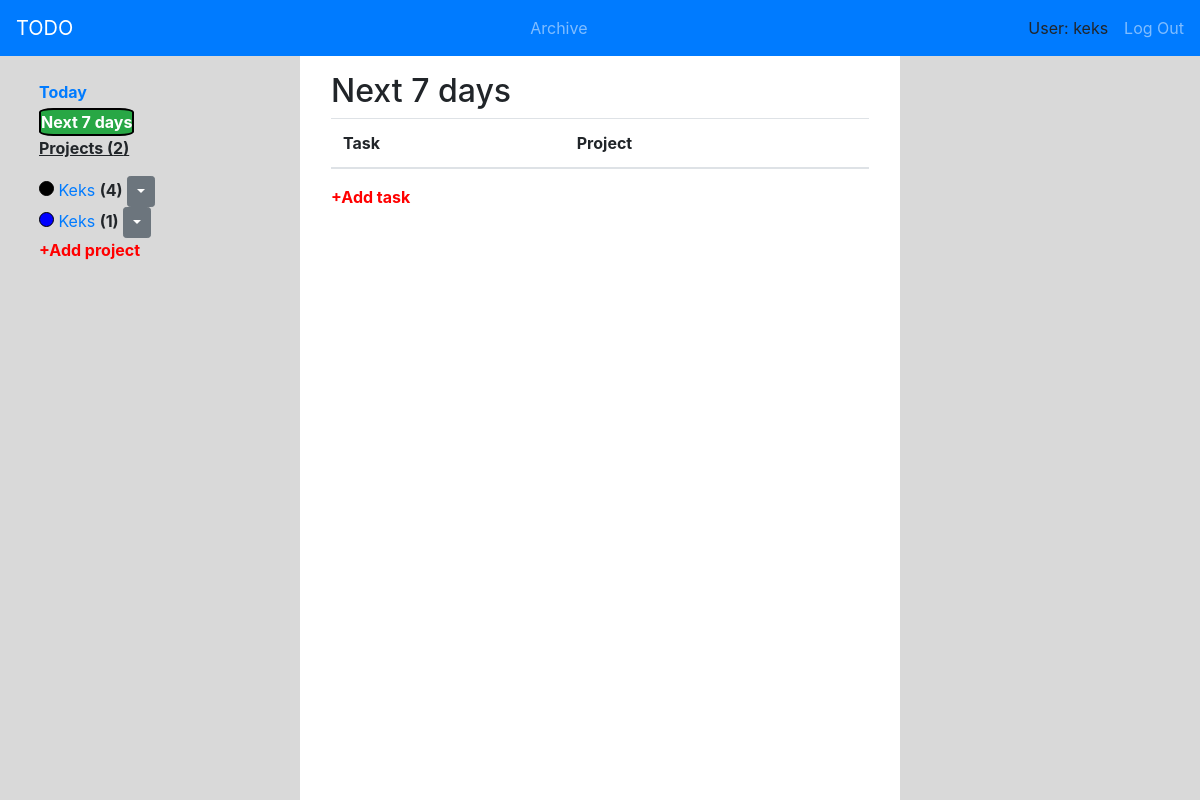
The page /next-7-days/ (signed in) on the database as committed earlier.
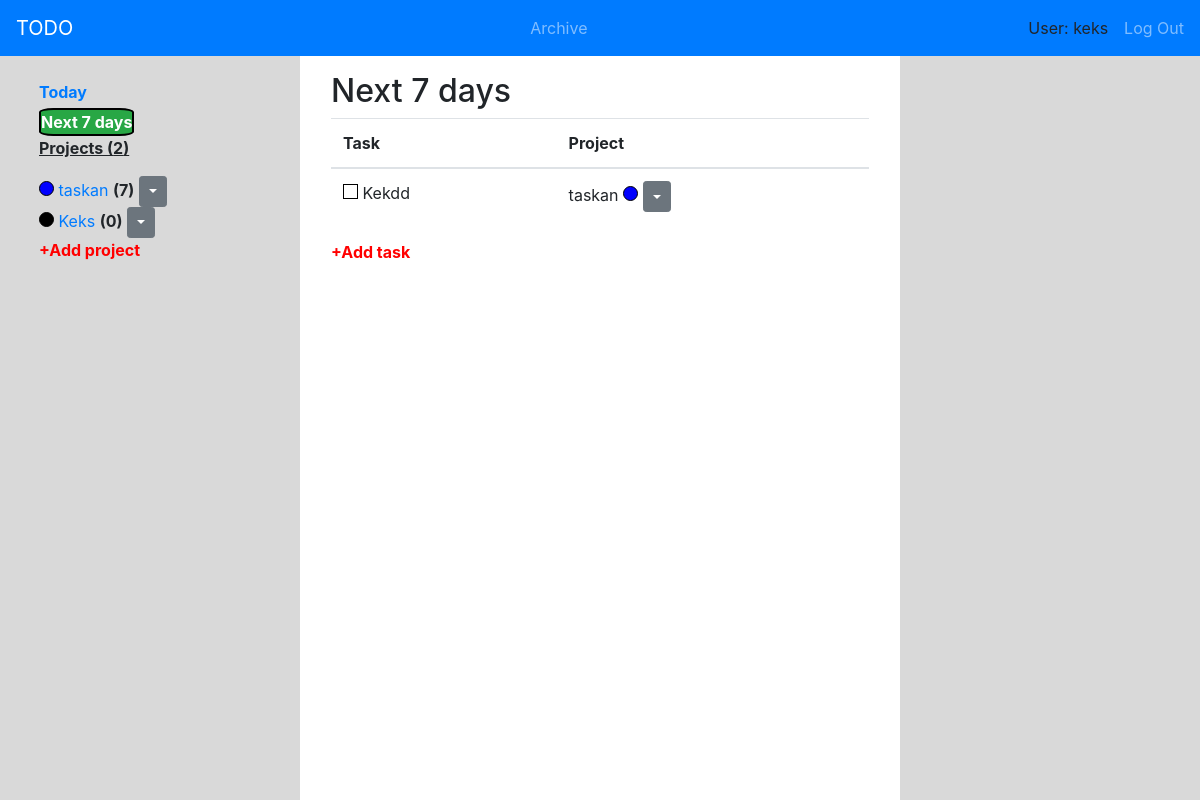
The same page on the database as committed later.
### todo_app/models.py (models this page shows, shortened)
class Project(models.Model):
    name = models.CharField(max_length=20)
    colour = models.CharField(max_length=7)
    slug = models.SlugField(max_length=30, unique=True, blank=True)
    user = models.ForeignKey(User, on_delete=models.CASCADE)
    class Meta:
        unique_together = ('name', 'colour', 'user')
    def get_absolute_url(self):
        return reverse('project_detail_url', kwargs={'slug': self.slug})
    def get_delete_url(self):
        return reverse('project_delete_url', kwargs={'slug': self.slug})
    def __str__(self):
        return self.name

class Task(models.Model):
    LOW = 3
    MID = 2
    HIGH = 1
    CHOICES_OF_PRIORITY = (
        (LOW, 'Low'),
        (MID, 'Mid'),
        (HIGH, 'High')
    )
    name = models.CharField(max_length=30)
    priority = models.PositiveSmallIntegerField(choices=CHOICES_OF_PRIORITY, default=LOW)
    date_until = models.DateTimeField()
    status = models.CharField(max_length=4, blank=True)
    project = models.ForeignKey(Project, on_delete=models.CASCADE)
    class Meta:
        ordering = ['priority']
    def get_delete_url(self):
        return reverse('task_delete_url', kwargs={'id': self.id})
    def get_done_url(self):
        return reverse('task_done_url', kwargs={'id': self.id})

### todo_app/views.py (the view)
# urls.py: path('next-7-days/', nextSevenDays, name='next7days_url'),
def nextSevenDays(request):
    if request.user.is_authenticated:
        project_form = ProjectForm()
        task_form = TaskForm(user=request.user)
        projects = Project.objects.filter(user=request.user)
        tasks = Task.objects.filter(project__user=request.user, #  for next 7 days
                                    date_until__gte=timezone.now()+timezone.timedelta(days=1),
                                    date_until__lt=timezone.now()+timezone.timedelta(days=8))
        context = {
            'next7days_obj': True,
            'title': 'Today',
            'today_date': datetime.now(),
            'projects': projects,
            'tasks': tasks,
            'project_form': project_form,
            'task_form': task_form,
        }
        return render(request, 'todo_app/main.html', context=context)
    return redirect('login_url')

### todo_app/templates/todo_app/main.html
{% extends 'todo_app/todo_base.html' %}
{% block left-block %}
    {% include 'todo_app/includes/left_block_universal.html' %}
{% endblock %}
{% block center-block %}
    {% include 'todo_app/includes/center_block_universal.html' %}
{% endblock %}

### todo_app/templates/todo_app/todo_base.html (shortened to what this page needs)
{% extends 'base.html' %}
{% block content %}
    <div class="container-fluid">
        <div class="row b-height">
            <div class="col-sm-3 text-left" id="left-block">
                {% block left-block %}
                {% endblock %}
            </div>
            <div class="col-sm-6" id="center-block">
                {% block center-block %}
                {% endblock %}
            </div>
            <div class="col-sm-3" id="right-block">
            </div>
        </div>
    </div>
{% endblock %}

### templates/base.html (shortened to what this page needs)
{% load static %}
<!DOCTYPE html>
<html>
	<head>
		<link rel="stylesheet" href="https://stackpath.bootstrapcdn.com/bootstrap/4.3.1/css/bootstrap.min.css">
		<link rel="stylesheet" href="{% static 'css/style.css' %}">
		<link rel="stylesheet" href="https://use.fontawesome.com/releases/v5.8.1/css/all.css">
	</head>
	<body>
		<nav class="navbar navbar-dark bg-primary">
			<a class="navbar-brand" href="{% url 'main_url' %}">TODO</a>
			{% if user.is_authenticated %}
				<div class="navbar-nav ml-auto">
					<a href="{% url 'archive_url' %}" class="nav-item nav-link">Archive</a>
				</div>
				<div class="navbar-nav ml-auto mr-3">
					<p class="navbar-nav">User: {{ user.username }}</p>
				</div>
				<div class="navbar-nav">
					<a href="{% url 'logout_url' %}" class="nav-item nav-link">Log Out</a>
				</div>
			{% endif %}
		</nav>
		{% block content %}{% endblock %}
	</body>
</html>

### todo_app/templates/todo_app/includes/left_block_universal.html (shortened to what this page needs)
                <div class="m-4">
                    <a href="{% url 'today_url' %}" class="{% if today_obj %}btn-success selected{% endif %}"><strong>Today</strong></a>
                    <a href="{% url 'next7days_url' %}" class="mt-1 {% if next7days_obj %}btn-success selected{% endif %}"><strong>Next 7 days</strong></a>
                    <br>
                    <p style='text-decoration:underline;'><strong>Projects ({{ projects.count }})</strong></p>
                    {% for project in projects %}
                        <div>
                            <div class="project-circle" style="background: {{ project.colour }}"></div>
                            <a href="{{ project.get_absolute_url }}" class="d-inline">{{ project.name }} </a>
                            <b>({{ project.task_set.count }})</b>
                          <button type="button" class="btn btn-sm btn-secondary dropdown-toggle dropdown-toggle-split" data-toggle="dropdown" aria-haspopup="true" aria-expanded="false">
                          </button>
                        </div>
                    {% endfor %}
                    <p class="a-add-prjct"><strong>+Add project</strong></p>
                </div>

### todo_app/templates/todo_app/includes/center_block_universal.html (shortened to what this page needs)
                <div class="m-3">
                    {% if today_obj %}
                        <h2>Today <small>{{ today_date|date:"D d F" }}</small></h2>
                    {% elif next7days_obj %}
                        <h2>Next 7 days</h2>
                    {% endif %}
                    <table class="table">
                        <thead>
                        <tr>
                            <th scope="col">Task</th>
                            <th scope="col">Project</th>
                        </tr>
                        </thead>
                        <tbody>
                        {% if tasks %}
                        {% for task in tasks %}
                            <tr>
                                <td>
                                    <div class="priority-square" style="background:{% if task.priority == 1 %}red{% elif task.priority == 2 %}orange{% elif task.priority == 3 %}white{% endif %}"></div>
                                    {{ task.name }}
                                </td>
                                <td>
                                    {{ task.project }}
                                    <div class="project-circle" style="background: {{ task.project.colour }}"></div>
                              <button type="button" class="btn btn-sm btn-secondary dropdown-toggle dropdown-toggle-split" data-toggle="dropdown" aria-haspopup="true" aria-expanded="false">
                              </button>
                                </td>
                            </tr>
                        {% endfor %}
                        {% endif %}
                        </tbody>
                    </table>
                    <p class="a-add-task"><strong>+Add task</strong></p>
                </div>

### static/css/style.css (style rules this page uses)
.b-height { height: calc(100vh - 56px); }
a { display: block; }
#left-block, #right-block { background: #d9d9d9; }
.a-add-prjct, .a-add-task { color: red; }
.selected { border-radius: 15%; border: 2px black solid; display: inline-block; }
.priority-square { width: 15px; height: 15px; display: inline-block; border: 1px solid black; }
.project-circle { width: 15px; height: 15px; display: inline-block; border: 1px solid black; border-radius: 100%; }

Rows that differ between the two databases and show on the page:
removed Project: name "Keks", task_set.count "4"
removed Project: name "Keks", task_set.count "1"
added Project: name "taskan", task_set.count "7"
added Project: name "Keks", task_set.count "0"
added Task: priority 3 (drawn), name "Kekdd", project "taskan"
